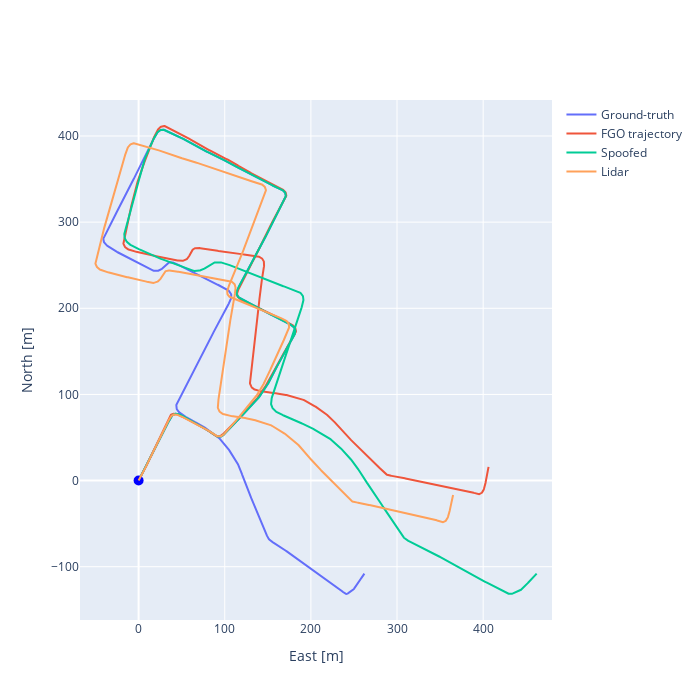

Here is the notebook cell this chart was saved with:
### Code cell
fgo_traj = go.Scatter(x=graph_positions_plot[:,0], y=graph_positions_plot[:,1], hovertext=np.arange(TRAJLEN), name='FGO trajectory')
gt_traj = go.Scatter(x=gt_enu_plot[:,0], y=gt_enu_plot[:,1], hovertext=np.arange(TRAJLEN), name='Ground-truth')
spoof_traj = go.Scatter(x=spoofed_pos[:TRAJLEN,0], y=spoofed_pos[:TRAJLEN,1], hovertext=np.arange(OPT_TRAJLEN), name='Spoofed')
start = go.Scatter(x=[0], y=[0], name='Start', mode='markers', marker=dict(size=10, color='blue'), showlegend=False)
fig = go.Figure(data=[gt_traj, fgo_traj, spoof_traj, start])
fig.update_layout(width=700, height=700, xaxis_title='East [m]', yaxis_title='North [m]')
# Move legend into plot
#fig.update_layout(legend=dict(x=0.05, y=0.98), font=dict(size=18))
fig.update_yaxes(
    scaleanchor = "x",
    scaleratio = 1,
  )
fig.update_xaxes(autorange=True)

fig.add_trace(go.Scatter(x=lidar_positions[:TRAJLEN,0], y=lidar_positions[:TRAJLEN,1], name='Lidar'))
fig.show()

### Figure 1 — Plotly figure (JSON) as saved in the notebook; plotly's stock layout.template omitted (floating-point values rounded to 4 significant figures; data arrays with more than 128 entries replaced by an {"elided": "..."} marker saying what was removed)
{"data": [{"hovertext": {"elided": "2000 int values"}, "name": "Ground-truth", "type": "scatter", "x": {"elided": "2000 float values"}, "y": {"elided": "2000 float values"}}, {"hovertext": {"elided": "2000 int values"}, "name": "FGO trajectory", "type": "scatter", "x": {"elided": "2000 float values"}, "y": {"elided": "2000 float values"}}, {"hovertext": {"elided": "1970 int values"}, "name": "Spoofed", "type": "scatter", "x": {"elided": "2000 float values"}, "y": {"elided": "2000 float values"}}, {"marker": {"color": "blue", "size": 10}, "mode": "markers", "name": "Start", "showlegend": false, "type": "scatter", "x": [0], "y": [0]}, {"name": "Lidar", "type": "scatter", "x": {"elided": "2000 float values"}, "y": {"elided": "2000 float values"}}], "layout": {"height": 700, "width": 700, "xaxis": {"autorange": true, "title": {"text": "East [m]"}}, "yaxis": {"scaleanchor": "x", "scaleratio": 1, "title": {"text": "North [m]"}}}}
